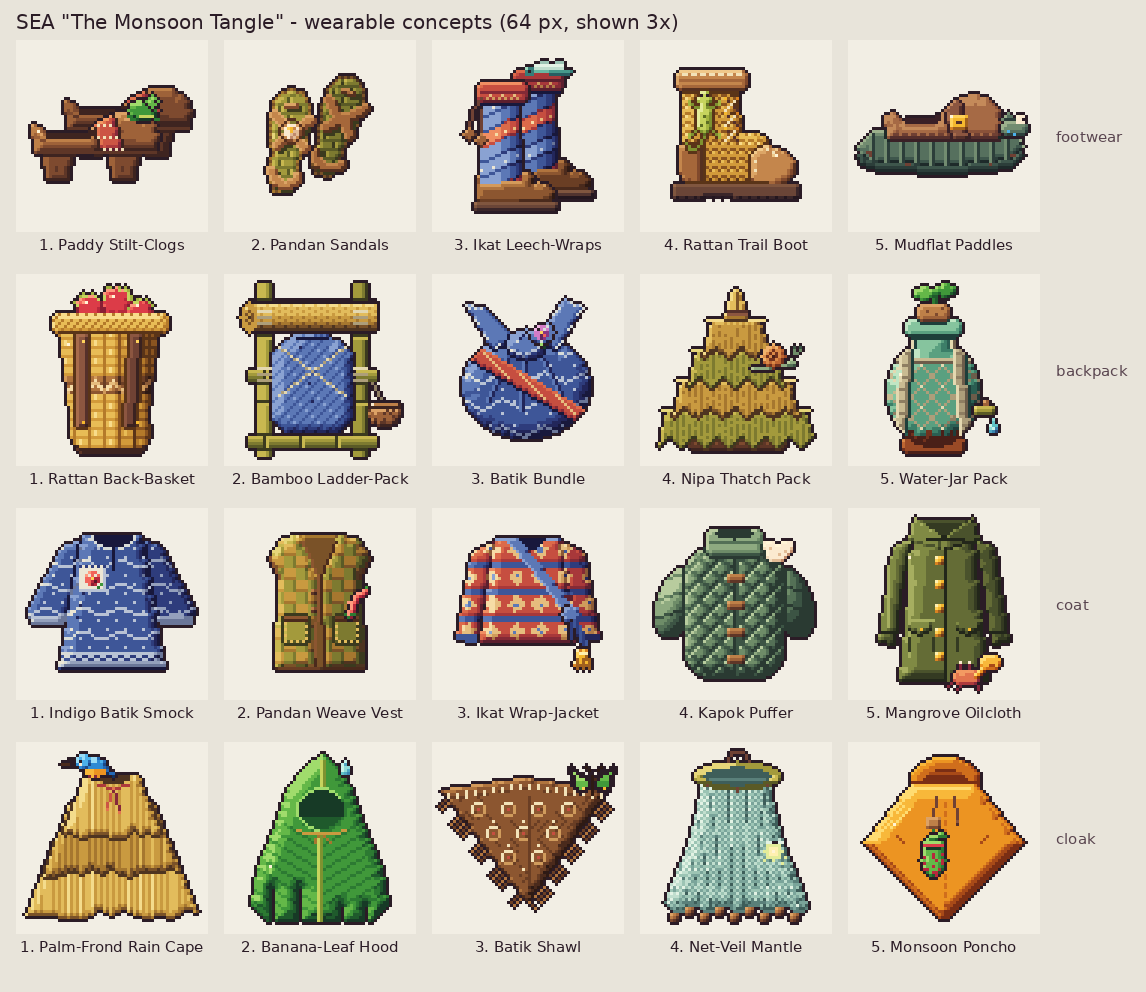

Python code for this plot:
#!/usr/bin/env python3
"""Contact sheet for the SEA wearable concepts: 4 rows (footwear, backpack, coat, cloak) x 5, 3x NEAREST."""
import glob, os
from PIL import Image, ImageDraw, ImageFont

D = os.path.dirname(os.path.abspath(__file__))
CATS = ["footwear", "backpack", "coat", "cloak"]
NAMES = {
    "footwear": ["Paddy Stilt-Clogs", "Pandan Sandals", "Ikat Leech-Wraps", "Rattan Trail Boot", "Mudflat Paddles"],
    "backpack": ["Rattan Back-Basket", "Bamboo Ladder-Pack", "Batik Bundle", "Nipa Thatch Pack", "Water-Jar Pack"],
    "coat": ["Indigo Batik Smock", "Pandan Weave Vest", "Ikat Wrap-Jacket", "Kapok Puffer", "Mangrove Oilcloth"],
    "cloak": ["Palm-Frond Rain Cape", "Banana-Leaf Hood", "Batik Shawl", "Net-Veil Mantle", "Monsoon Poncho"],
}
S, PAD, LAB, HEAD = 192, 16, 26, 40
def font(sz):
    for f in ["/usr/share/fonts/truetype/dejavu/DejaVuSans.ttf", "/usr/share/fonts/TTF/DejaVuSans.ttf"]:
        if os.path.exists(f): return ImageFont.truetype(f, sz)
    return ImageFont.load_default()
F, FH = font(15), font(20)
W = PAD + 5 * (S + PAD) + 90
H = HEAD + 4 * (S + LAB + PAD) + PAD
img = Image.new("RGB", (W, H), (232, 228, 218))
d = ImageDraw.Draw(img)
d.text((PAD, 10), 'SEA "The Monsoon Tangle" - wearable concepts (64 px, shown 3x)', fill=(43, 28, 38), font=FH)
for r, cat in enumerate(CATS):
    y = HEAD + r * (S + LAB + PAD)
    d.text((PAD + 5 * (S + PAD), y + S // 2 - 8), cat, fill=(90, 70, 80), font=F)
    for n in range(1, 6):
        f = glob.glob(os.path.join(D, f"{cat}-{n}-*.png"))[0]
        im = Image.open(f).convert("RGBA")
        assert im.size == (64, 64), f
        big = im.resize((S, S), Image.NEAREST)
        x = PAD + (n - 1) * (S + PAD)
        d.rectangle([x, y, x + S - 1, y + S - 1], fill=(242, 238, 228))
        img.paste(big, (x, y), big)
        t = f"{n}. {NAMES[cat][n - 1]}"
        tw = d.textlength(t, font=F)
        d.text((x + (S - tw) / 2, y + S + 4), t, fill=(43, 28, 38), font=F)
img.save(os.path.join(D, "sheet.png"))
print("sheet.png", img.size)
